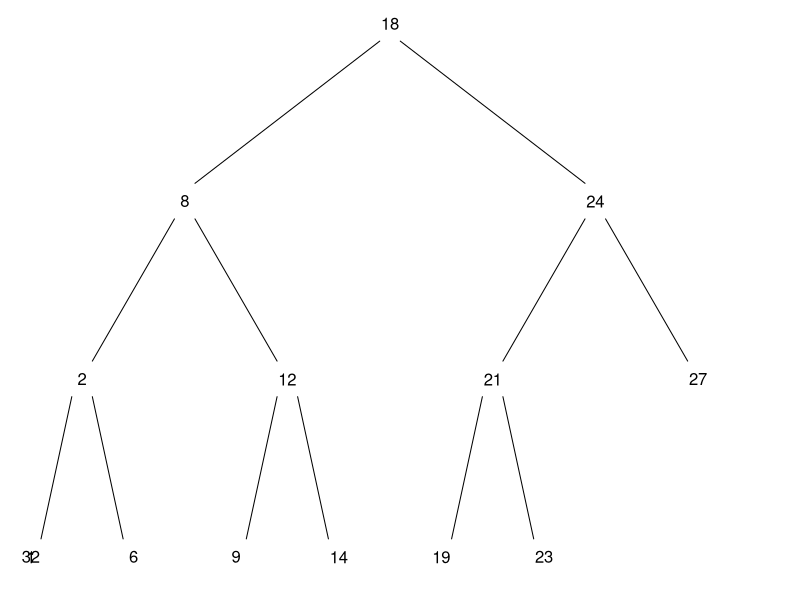

This chart was generated by the following R code:
# The balance figure for the concondance document
btree <- function(n) {
   tfun <- function(n, id, power) {
       if (n==1) id
       else if (n==2) c(2*id, id)
       else if (n==3) c(2*id, id, 2*id+1)
       else {
           nleft <- if (n== power*2) power  else min(power-1, n-power/2)
           c(tfun(nleft, 2*id, power/2), id,
             tfun(n-(nleft+1), 2*id +1, power/2))
           }
       }
   tfun(n, 1, 2^(floor(logb(n-1,2))))
   }

temp <- c(1,2,6,8, 9,12,14, 18, 19, 21, 23, 24, 27, 32)
indx <- btree(13)

xpos <- 1:15
xpos[4:7] <- tapply(xpos[8:15], rep(1:4, each=2), mean)
xpos[2:3] <- tapply(xpos[4:7], rep(1:2, each=2),mean)
xpos[1] <- mean(xpos[2:3])
ypos <- rep(4:1, c(1,2,4,8))

pdf('balance.pdf', height=5, width=7)
par(mar=c(1,0,0,1) + .1)

plot(xpos, ypos, type='n', xaxt='n', yaxt='n', bty='n',
     xlab="", ylab="")
temp2 <-  c(13,7,5,3,3,3,1,1,1,1,1,1,1)
#text(xpos[indx], ypos[indx], paste(temp, " (", temp2[indx], ")",  sep=''))
text(xpos[indx], ypos[indx], temp)

delta=.1
for (i in 1:6) {
    segments(xpos[i]-delta, ypos[i]-delta,
             xpos[2*i]+delta, ypos[2*i]+delta)
    segments(xpos[i]+delta, ypos[i]-delta,
             xpos[2*i+1]-delta, ypos[2*i+1] +delta)
}
dev.off()
